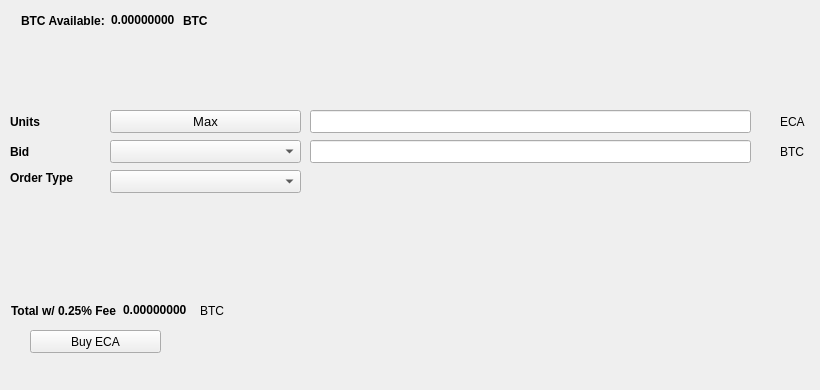
   <widget class="QWidget" name="BuyTab">
    <attribute name="title">
     <string>Buy</string>
    </attribute>
    <widget class="QPushButton" name="BuyECA">
     <property name="geometry">
      <rect>
       <x>30</x>
       <y>330</y>
       <width>131</width>
       <height>23</height>
      </rect>
     </property>
     <property name="text">
      <string>Buy ECA</string>
     </property>
     <property name="icon">
      <iconset resource="../electra.qrc">
       <normaloff>:/icons/bitcoin</normaloff>:/icons/bitcoin</iconset>
     </property>
    </widget>
    <widget class="QLabel" name="label_3">
     <property name="geometry">
      <rect>
       <x>10</x>
       <y>110</y>
       <width>46</width>
       <height>23</height>
      </rect>
     </property>
     <property name="font">
      <font>
       <weight>75</weight>
       <bold>true</bold>
      </font>
     </property>
     <property name="text">
      <string>Units</string>
     </property>
    </widget>
    <widget class="QLineEdit" name="UnitsInput">
     <property name="geometry">
      <rect>
       <x>310</x>
       <y>110</y>
       <width>441</width>
       <height>23</height>
      </rect>
     </property>
     <property name="font">
      <font>
       <pointsize>9</pointsize>
       <weight>75</weight>
       <bold>true</bold>
      </font>
     </property>
    </widget>
    <widget class="QLineEdit" name="BuyBidPriceEdit">
     <property name="geometry">
      <rect>
       <x>310</x>
       <y>140</y>
       <width>441</width>
       <height>23</height>
      </rect>
     </property>
     <property name="font">
      <font>
       <pointsize>9</pointsize>
       <weight>75</weight>
       <bold>true</bold>
      </font>
     </property>
    </widget>
    <widget class="QLabel" name="label_4">
     <property name="geometry">
      <rect>
       <x>780</x>
       <y>110</y>
       <width>31</width>
       <height>23</height>
      </rect>
     </property>
     <property name="text">
      <string>ECA</string>
     </property>
    </widget>
    <widget class="QLabel" name="label_5">
     <property name="geometry">
      <rect>
       <x>780</x>
       <y>140</y>
       <width>31</width>
       <height>23</height>
      </rect>
     </property>
     <property name="text">
      <string>BTC</string>
     </property>
    </widget>
    <widget class="QLabel" name="label_6">
     <property name="geometry">
      <rect>
       <x>10</x>
       <y>140</y>
       <width>46</width>
       <height>23</height>
      </rect>
     </property>
     <property name="font">
      <font>
       <weight>75</weight>
       <bold>true</bold>
      </font>
     </property>
     <property name="text">
      <string>Bid</string>
     </property>
    </widget>
    <widget class="QLabel" name="label_7">
     <property name="geometry">
      <rect>
       <x>10</x>
       <y>170</y>
       <width>91</width>
       <height>16</height>
      </rect>
     </property>
     <property name="font">
      <font>
       <weight>75</weight>
       <bold>true</bold>
      </font>
     </property>
     <property name="text">
      <string>Order Type</string>
     </property>
    </widget>
    <widget class="QPushButton" name="Buy_Max_Amount">
     <property name="geometry">
      <rect>
       <x>110</x>
       <y>110</y>
       <width>191</width>
       <height>23</height>
      </rect>
     </property>
     <property name="font">
      <font>
       <pointsize>10</pointsize>
      </font>
     </property>
     <property name="text">
      <string>Max</string>
     </property>
    </widget>
    <widget class="QComboBox" name="BuyBidcomboBox">
     <property name="geometry">
      <rect>
       <x>110</x>
       <y>140</y>
       <width>191</width>
       <height>23</height>
      </rect>
     </property>
     <property name="font">
      <font>
       <pointsize>10</pointsize>
      </font>
     </property>
    </widget>
    <widget class="QComboBox" name="buyOrdertypeCombo">
     <property name="geometry">
      <rect>
       <x>110</x>
       <y>170</y>
       <width>191</width>
       <height>23</height>
      </rect>
     </property>
     <property name="font">
      <font>
       <pointsize>10</pointsize>
      </font>
     </property>
    </widget>
    <widget class="QWidget" name="layoutWidget1">
     <property name="geometry">
      <rect>
       <x>21</x>
       <y>11</y>
       <width>227</width>
       <height>19</height>
      </rect>
     </property>
     <layout class="QHBoxLayout" name="horizontalLayout_3">
      <item>
       <widget class="QLabel" name="label232">
        <property name="font">
         <font>
          <weight>75</weight>
          <bold>true</bold>
         </font>
        </property>
        <property name="text">
         <string>BTC Available:</string>
        </property>
       </widget>
      </item>
      <item>
       <widget class="QLabel" name="BtcAvailableLbl">
        <property name="palette">
         <palette>
          <active>
           <colorrole role="WindowText">
            <brush brushstyle="SolidPattern">
             <color alpha="255">
              <red>0</red>
              <green>0</green>
              <blue>0</blue>
             </color>
            </brush>
           </colorrole>
           <colorrole role="Button">
            <brush brushstyle="SolidPattern">
             <color alpha="255">
              <red>0</red>
              <green>170</green>
              <blue>0</blue>
             </color>
            </brush>
           </colorrole>
           <colorrole role="Light">
            <brush brushstyle="SolidPattern">
             <color alpha="255">
              <red>0</red>
              <green>255</green>
              <blue>0</blue>
             </color>
            </brush>
           </colorrole>
           <colorrole role="Midlight">
            <brush brushstyle="SolidPattern">
             <color alpha="255">
              <red>0</red>
              <green>212</green>
              <blue>0</blue>
             </color>
            </brush>
           </colorrole>
           <colorrole role="Dark">
            <brush brushstyle="SolidPattern">
             <color alpha="255">
              <red>0</red>
              <green>85</green>
              <blue>0</blue>
             </color>
            </brush>
           </colorrole>
           <colorrole role="Mid">
            <brush brushstyle="SolidPattern">
             <color alpha="255">
              <red>0</red>
              <green>113</green>
              <blue>0</blue>
             </color>
            </brush>
           </colorrole>
           <colorrole role="Text">
            <brush brushstyle="SolidPattern">
             <color alpha="255">
              <red>0</red>
              <green>170</green>
              <blue>0</blue>
             </color>
            </brush>
           </colorrole>
           <colorrole role="BrightText">
            <brush brushstyle="SolidPattern">
             <color alpha="255">
              <red>255</red>
              <green>255</green>
              <blue>255</blue>
             </color>
            </brush>
           </colorrole>
           <colorrole role="ButtonText">
            <brush brushstyle="SolidPattern">
             <color alpha="255">
              <red>0</red>
              <green>0</green>
              <blue>0</blue>
             </color>
            </brush>
           </colorrole>
           <colorrole role="Base">
            <brush brushstyle="SolidPattern">
             <color alpha="255">
              <red>255</red>
              <green>255</green>
              <blue>255</blue>
             </color>
            </brush>
           </colorrole>
           <colorrole role="Window">
            <brush brushstyle="SolidPattern">
             <color alpha="255">
              <red>0</red>
              <green>170</green>
              <blue>0</blue>
             </color>
            </brush>
           </colorrole>
           <colorrole role="Shadow">
            <brush brushstyle="SolidPattern">
             <color alpha="255">
              <red>0</red>
              <green>0</green>
              <blue>0</blue>
             </color>
            </brush>
           </colorrole>
           <colorrole role="AlternateBase">
            <brush brushstyle="SolidPattern">
             <color alpha="255">
              <red>127</red>
              <green>212</green>
              <blue>127</blue>
             </color>
            </brush>
           </colorrole>
           <colorrole role="ToolTipBase">
            <brush brushstyle="SolidPattern">
             <color alpha="255">
              <red>255</red>
              <green>255</green>
              <blue>220</blue>
             </color>
            </brush>
           </colorrole>
           <colorrole role="ToolTipText">
            <brush brushstyle="SolidPattern">
             <color alpha="255">
              <red>0</red>
              <green>0</green>
              <blue>0</blue>
             </color>
            </brush>
           </colorrole>
          </active>
          <inactive>
           <colorrole role="WindowText">
            <brush brushstyle="SolidPattern">
             <color alpha="255">
              <red>0</red>
              <green>0</green>
              <blue>0</blue>
             </color>
            </brush>
           </colorrole>
           <colorrole role="Button">
            <brush brushstyle="SolidPattern">
             <color alpha="255">
              <red>0</red>
              <green>170</green>
              <blue>0</blue>
             </color>
            </brush>
           </colorrole>
           <colorrole role="Light">
            <brush brushstyle="SolidPattern">
             <color alpha="255">
              <red>0</red>
              <green>255</green>
              <blue>0</blue>
             </color>
            </brush>
           </colorrole>
           <colorrole role="Midlight">
            <brush brushstyle="SolidPattern">
             <color alpha="255">
              <red>0</red>
              <green>212</green>
              <blue>0</blue>
             </color>
            </brush>
           </colorrole>
           <colorrole role="Dark">
            <brush brushstyle="SolidPattern">
             <color alpha="255">
              <red>0</red>
              <green>85</green>
              <blue>0</blue>
             </color>
            </brush>
           </colorrole>
           <colorrole role="Mid">
            <brush brushstyle="SolidPattern">
             <color alpha="255">
              <red>0</red>
              <green>113</green>
              <blue>0</blue>
             </color>
            </brush>
           </colorrole>
           <colorrole role="Text">
            <brush brushstyle="SolidPattern">
             <color alpha="255">
              <red>0</red>
              <green>170</green>
              <blue>0</blue>
             </color>
            </brush>
           </colorrole>
           <colorrole role="BrightText">
            <brush brushstyle="SolidPattern">
             <color alpha="255">
              <red>255</red>
              <green>255</green>
              <blue>255</blue>
             </color>
            </brush>
           </colorrole>
           <colorrole role="ButtonText">
            <brush brushstyle="SolidPattern">
             <color alpha="255">
              <red>0</red>
              <green>0</green>
              <blue>0</blue>
             </color>
            </brush>
           </colorrole>
           <colorrole role="Base">
            <brush brushstyle="SolidPattern">
             <color alpha="255">
              <red>255</red>
              <green>255</green>
              <blue>255</blue>
             </color>
            </brush>
           </colorrole>
           <colorrole role="Window">
            <brush brushstyle="SolidPattern">
             <color alpha="255">
              <red>0</red>
              <green>170</green>
              <blue>0</blue>
             </color>
            </brush>
           </colorrole>
           <colorrole role="Shadow">
            <brush brushstyle="SolidPattern">
             <color alpha="255">
              <red>0</red>
              <green>0</green>
              <blue>0</blue>
             </color>
            </brush>
           </colorrole>
           <colorrole role="AlternateBase">
            <brush brushstyle="SolidPattern">
             <color alpha="255">
              <red>127</red>
              <green>212</green>
              <blue>127</blue>
             </color>
            </brush>
           </colorrole>
           <colorrole role="ToolTipBase">
            <brush brushstyle="SolidPattern">
             <color alpha="255">
              <red>255</red>
              <green>255</green>
              <blue>220</blue>
             </color>
            </brush>
           </colorrole>
           <colorrole role="ToolTipText">
            <brush brushstyle="SolidPattern">
             <color alpha="255">
              <red>0</red>
              <green>0</green>
              <blue>0</blue>
             </color>
            </brush>
           </colorrole>
          </inactive>
          <disabled>
           <colorrole role="WindowText">
            <brush brushstyle="SolidPattern">
             <color alpha="255">
              <red>0</red>
              <green>85</green>
              <blue>0</blue>
             </color>
            </brush>
           </colorrole>
           <colorrole role="Button">
            <brush brushstyle="SolidPattern">
             <color alpha="255">
              <red>0</red>
              <green>170</green>
              <blue>0</blue>
             </color>
            </brush>
           </colorrole>
           <colorrole role="Light">
            <brush brushstyle="SolidPattern">
             <color alpha="255">
              <red>0</red>
              <green>255</green>
              <blue>0</blue>
             </color>
            </brush>
           </colorrole>
           <colorrole role="Midlight">
            <brush brushstyle="SolidPattern">
             <color alpha="255">
              <red>0</red>
              <green>212</green>
              <blue>0</blue>
             </color>
            </brush>
           </colorrole>
           <colorrole role="Dark">
            <brush brushstyle="SolidPattern">
             <color alpha="255">
              <red>0</red>
              <green>85</green>
              <blue>0</blue>
             </color>
            </brush>
           </colorrole>
           <colorrole role="Mid">
            <brush brushstyle="SolidPattern">
             <color alpha="255">
              <red>0</red>
              <green>113</green>
              <blue>0</blue>
             </color>
            </brush>
           </colorrole>
           <colorrole role="Text">
            <brush brushstyle="SolidPattern">
             <color alpha="255">
              <red>0</red>
              <green>85</green>
              <blue>0</blue>
             </color>
            </brush>
           </colorrole>
           <colorrole role="BrightText">
            <brush brushstyle="SolidPattern">
             <color alpha="255">
              <red>255</red>
              <green>255</green>
              <blue>255</blue>
             </color>
            </brush>
           </colorrole>
           <colorrole role="ButtonText">
            <brush brushstyle="SolidPattern">
             <color alpha="255">
              <red>0</red>
              <green>85</green>
              <blue>0</blue>
             </color>
            </brush>
           </colorrole>
           <colorrole role="Base">
            <brush brushstyle="SolidPattern">
             <color alpha="255">
              <red>0</red>
              <green>170</green>
              <blue>0</blue>
             </color>
            </brush>
           </colorrole>
           <colorrole role="Window">
            <brush brushstyle="SolidPattern">
             <color alpha="255">
              <red>0</red>
              <green>170</green>
              <blue>0</blue>
             </color>
            </brush>
           </colorrole>
           <colorrole role="Shadow">
            <brush brushstyle="SolidPattern">
             <color alpha="255">
              <red>0</red>
              <green>0</green>
              <blue>0</blue>
             </color>
            </brush>
           </colorrole>
           <colorrole role="AlternateBase">
            <brush brushstyle="SolidPattern">
             <color alpha="255">
              <red>0</red>
              <green>170</green>
              <blue>0</blue>
             </color>
            </brush>
           </colorrole>
           <colorrole role="ToolTipBase">
            <brush brushstyle="SolidPattern">
             <color alpha="255">
              <red>255</red>
              <green>255</green>
              <blue>220</blue>
             </color>
            </brush>
           </colorrole>
           <colorrole role="ToolTipText">
            <brush brushstyle="SolidPattern">
             <color alpha="255">
              <red>0</red>
              <green>0</green>
              <blue>0</blue>
             </color>
            </brush>
           </colorrole>
          </disabled>
         </palette>
        </property>
        <property name="font">
         <font>
          <weight>75</weight>
          <bold>true</bold>
         </font>
        </property>
        <property name="text">
         <string>0.00000000</string>
        </property>
        <property name="textInteractionFlags">
         <set>Qt::LinksAccessibleByMouse|Qt::TextSelectableByKeyboard|Qt::TextSelectableByMouse</set>
        </property>
       </widget>
      </item>
      <item>
       <widget class="QLabel" name="BtcAvailableLbl_2">
        <property name="font">
         <font>
          <weight>75</weight>
          <bold>true</bold>
         </font>
        </property>
        <property name="text">
         <string>BTC</string>
        </property>
       </widget>
      </item>
     </layout>
    </widget>
    <widget class="QWidget" name="layoutWidge2">
     <property name="geometry">
      <rect>
       <x>11</x>
       <y>301</y>
       <width>259</width>
       <height>19</height>
      </rect>
     </property>
     <layout class="QHBoxLayout" name="horizontalLayout_4">
      <item>
       <widget class="QLabel" name="label_9">
        <property name="font">
         <font>
          <weight>75</weight>
          <bold>true</bold>
         </font>
        </property>
        <property name="text">
         <string>Total w/ 0.25% Fee</string>
        </property>
       </widget>
      </item>
      <item>
       <widget class="QLabel" name="BuyCostLabel">
        <property name="palette">
         <palette>
          <active>
           <colorrole role="WindowText">
            <brush brushstyle="SolidPattern">
             <color alpha="255">
              <red>0</red>
              <green>0</green>
              <blue>0</blue>
             </color>
            </brush>
           </colorrole>
           <colorrole role="Button">
            <brush brushstyle="SolidPattern">
             <color alpha="255">
              <red>0</red>
              <green>170</green>
              <blue>0</blue>
             </color>
            </brush>
           </colorrole>
           <colorrole role="Light">
            <brush brushstyle="SolidPattern">
             <color alpha="255">
              <red>0</red>
              <green>255</green>
              <blue>0</blue>
             </color>
            </brush>
           </colorrole>
           <colorrole role="Midlight">
            <brush brushstyle="SolidPattern">
             <color alpha="255">
              <red>0</red>
              <green>212</green>
              <blue>0</blue>
             </color>
            </brush>
           </colorrole>
           <colorrole role="Dark">
            <brush brushstyle="SolidPattern">
             <color alpha="255">
              <red>0</red>
              <green>85</green>
              <blue>0</blue>
             </color>
            </brush>
           </colorrole>
           <colorrole role="Mid">
            <brush brushstyle="SolidPattern">
             <color alpha="255">
              <red>0</red>
              <green>113</green>
              <blue>0</blue>
             </color>
            </brush>
           </colorrole>
           <colorrole role="Text">
            <brush brushstyle="SolidPattern">
             <color alpha="255">
              <red>0</red>
              <green>170</green>
              <blue>0</blue>
             </color>
            </brush>
           </colorrole>
           <colorrole role="BrightText">
            <brush brushstyle="SolidPattern">
             <color alpha="255">
              <red>255</red>
              <green>255</green>
              <blue>255</blue>
             </color>
            </brush>
           </colorrole>
           <colorrole role="ButtonText">
            <brush brushstyle="SolidPattern">
             <color alpha="255">
              <red>0</red>
              <green>0</green>
              <blue>0</blue>
             </color>
            </brush>
           </colorrole>
           <colorrole role="Base">
            <brush brushstyle="SolidPattern">
             <color alpha="255">
              <red>255</red>
              <green>255</green>
              <blue>255</blue>
             </color>
            </brush>
           </colorrole>
           <colorrole role="Window">
            <brush brushstyle="SolidPattern">
             <color alpha="255">
              <red>0</red>
              <green>170</green>
              <blue>0</blue>
             </color>
            </brush>
           </colorrole>
           <colorrole role="Shadow">
            <brush brushstyle="SolidPattern">
             <color alpha="255">
              <red>0</red>
              <green>0</green>
              <blue>0</blue>
             </color>
            </brush>
           </colorrole>
           <colorrole role="AlternateBase">
            <brush brushstyle="SolidPattern">
             <color alpha="255">
              <red>127</red>
              <green>212</green>
              <blue>127</blue>
             </color>
            </brush>
           </colorrole>
           <colorrole role="ToolTipBase">
            <brush brushstyle="SolidPattern">
             <color alpha="255">
              <red>255</red>
              <green>255</green>
              <blue>220</blue>
             </color>
            </brush>
           </colorrole>
           <colorrole role="ToolTipText">
            <brush brushstyle="SolidPattern">
             <color alpha="255">
              <red>0</red>
              <green>0</green>
              <blue>0</blue>
             </color>
            </brush>
           </colorrole>
          </active>
          <inactive>
           <colorrole role="WindowText">
            <brush brushstyle="SolidPattern">
             <color alpha="255">
              <red>0</red>
              <green>0</green>
              <blue>0</blue>
             </color>
            </brush>
           </colorrole>
           <colorrole role="Button">
            <brush brushstyle="SolidPattern">
             <color alpha="255">
              <red>0</red>
              <green>170</green>
              <blue>0</blue>
             </color>
            </brush>
           </colorrole>
           <colorrole role="Light">
            <brush brushstyle="SolidPattern">
             <color alpha="255">
              <red>0</red>
              <green>255</green>
              <blue>0</blue>
             </color>
            </brush>
           </colorrole>
           <colorrole role="Midlight">
            <brush brushstyle="SolidPattern">
             <color alpha="255">
              <red>0</red>
              <green>212</green>
              <blue>0</blue>
             </color>
            </brush>
           </colorrole>
           <colorrole role="Dark">
            <brush brushstyle="SolidPattern">
             <color alpha="255">
              <red>0</red>
              <green>85</green>
              <blue>0</blue>
             </color>
            </brush>
           </colorrole>
           <colorrole role="Mid">
            <brush brushstyle="SolidPattern">
             <color alpha="255">
              <red>0</red>
              <green>113</green>
              <blue>0</blue>
             </color>
            </brush>
           </colorrole>
           <colorrole role="Text">
            <brush brushstyle="SolidPattern">
             <color alpha="255">
              <red>0</red>
              <green>170</green>
              <blue>0</blue>
             </color>
            </brush>
           </colorrole>
           <colorrole role="BrightText">
            <brush brushstyle="SolidPattern">
             <color alpha="255">
              <red>255</red>
              <green>255</green>
              <blue>255</blue>
             </color>
            </brush>
           </colorrole>
           <colorrole role="ButtonText">
            <brush brushstyle="SolidPattern">
             <color alpha="255">
              <red>0</red>
              <green>0</green>
              <blue>0</blue>
             </color>
            </brush>
           </colorrole>
           <colorrole role="Base">
            <brush brushstyle="SolidPattern">
             <color alpha="255">
              <red>255</red>
              <green>255</green>
              <blue>255</blue>
             </color>
            </brush>
           </colorrole>
           <colorrole role="Window">
            <brush brushstyle="SolidPattern">
             <color alpha="255">
              <red>0</red>
              <green>170</green>
              <blue>0</blue>
             </color>
            </brush>
           </colorrole>
           <colorrole role="Shadow">
            <brush brushstyle="SolidPattern">
             <color alpha="255">
              <red>0</red>
              <green>0</green>
              <blue>0</blue>
             </color>
            </brush>
           </colorrole>
           <colorrole role="AlternateBase">
            <brush brushstyle="SolidPattern">
             <color alpha="255">
              <red>127</red>
              <green>212</green>
              <blue>127</blue>
             </color>
            </brush>
           </colorrole>
           <colorrole role="ToolTipBase">
            <brush brushstyle="SolidPattern">
             <color alpha="255">
              <red>255</red>
              <green>255</green>
              <blue>220</blue>
             </color>
            </brush>
           </colorrole>
           <colorrole role="ToolTipText">
            <brush brushstyle="SolidPattern">
             <color alpha="255">
              <red>0</red>
              <green>0</green>
              <blue>0</blue>
             </color>
            </brush>
           </colorrole>
          </inactive>
          <disabled>
           <colorrole role="WindowText">
            <brush brushstyle="SolidPattern">
             <color alpha="255">
              <red>0</red>
              <green>85</green>
              <blue>0</blue>
             </color>
            </brush>
           </colorrole>
           <colorrole role="Button">
            <brush brushstyle="SolidPattern">
             <color alpha="255">
              <red>0</red>
              <green>170</green>
              <blue>0</blue>
             </color>
            </brush>
           </colorrole>
           <colorrole role="Light">
            <brush brushstyle="SolidPattern">
             <color alpha="255">
              <red>0</red>
              <green>255</green>
              <blue>0</blue>
             </color>
            </brush>
           </colorrole>
           <colorrole role="Midlight">
            <brush brushstyle="SolidPattern">
             <color alpha="255">
              <red>0</red>
              <green>212</green>
              <blue>0</blue>
             </color>
            </brush>
           </colorrole>
           <colorrole role="Dark">
            <brush brushstyle="SolidPattern">
             <color alpha="255">
              <red>0</red>
              <green>85</green>
              <blue>0</blue>
             </color>
            </brush>
           </colorrole>
           <colorrole role="Mid">
            <brush brushstyle="SolidPattern">
             <color alpha="255">
              <red>0</red>
              <green>113</green>
              <blue>0</blue>
             </color>
            </brush>
           </colorrole>
           <colorrole role="Text">
            <brush brushstyle="SolidPattern">
             <color alpha="255">
              <red>0</red>
              <green>85</green>
              <blue>0</blue>
             </color>
            </brush>
           </colorrole>
           <colorrole role="BrightText">
            <brush brushstyle="SolidPattern">
             <color alpha="255">
              <red>255</red>
              <green>255</green>
              <blue>255</blue>
             </color>
            </brush>
           </colorrole>
           <colorrole role="ButtonText">
            <brush brushstyle="SolidPattern">
             <color alpha="255">
              <red>0</red>
              <green>85</green>
              <blue>0</blue>
             </color>
            </brush>
           </colorrole>
           <colorrole role="Base">
            <brush brushstyle="SolidPattern">
             <color alpha="255">
              <red>0</red>
              <green>170</green>
              <blue>0</blue>
             </color>
            </brush>
           </colorrole>
           <colorrole role="Window">
            <brush brushstyle="SolidPattern">
             <color alpha="255">
              <red>0</red>
              <green>170</green>
              <blue>0</blue>
             </color>
            </brush>
           </colorrole>
           <colorrole role="Shadow">
            <brush brushstyle="SolidPattern">
             <color alpha="255">
              <red>0</red>
              <green>0</green>
              <blue>0</blue>
             </color>
            </brush>
           </colorrole>
           <colorrole role="AlternateBase">
            <brush brushstyle="SolidPattern">
             <color alpha="255">
              <red>0</red>
              <green>170</green>
              <blue>0</blue>
             </color>
            </brush>
           </colorrole>
           <colorrole role="ToolTipBase">
            <brush brushstyle="SolidPattern">
             <color alpha="255">
              <red>255</red>
              <green>255</green>
              <blue>220</blue>
             </color>
            </brush>
           </colorrole>
           <colorrole role="ToolTipText">
            <brush brushstyle="SolidPattern">
             <color alpha="255">
              <red>0</red>
              <green>0</green>
              <blue>0</blue>
             </color>
            </brush>
           </colorrole>
          </disabled>
         </palette>
        </property>
        <property name="font">
         <font>
          <weight>75</weight>
          <bold>true</bold>
         </font>
        </property>
        <property name="autoFillBackground">
         <bool>false</bool>
        </property>
        <property name="text">
         <string>0.00000000</string>
        </property>
        <property name="textInteractionFlags">
         <set>Qt::LinksAccessibleByMouse|Qt::TextSelectableByMouse</set>
        </property>
       </widget>
      </item>
      <item>
       <widget class="QLabel" name="label_10">
        <property name="font">
         <font>
          <weight>50</weight>
          <bold>false</bold>
         </font>
        </property>
        <property name="text">
         <string>BTC</string>
        </property>
       </widget>
      </item>
     </layout>
    </widget>
    <widget class="QLabel" name="label_24">
     <property name="geometry">
      <rect>
       <x>460</x>
       <y>300</y>
       <width>281</width>
       <height>81</height>
      </rect>
     </property>
     <property name="text">
      <string/>
     </property>
     <property name="pixmap">
      <pixmap>:/images/bittrex</pixmap>
     </property>
    </widget>
   </widget>
